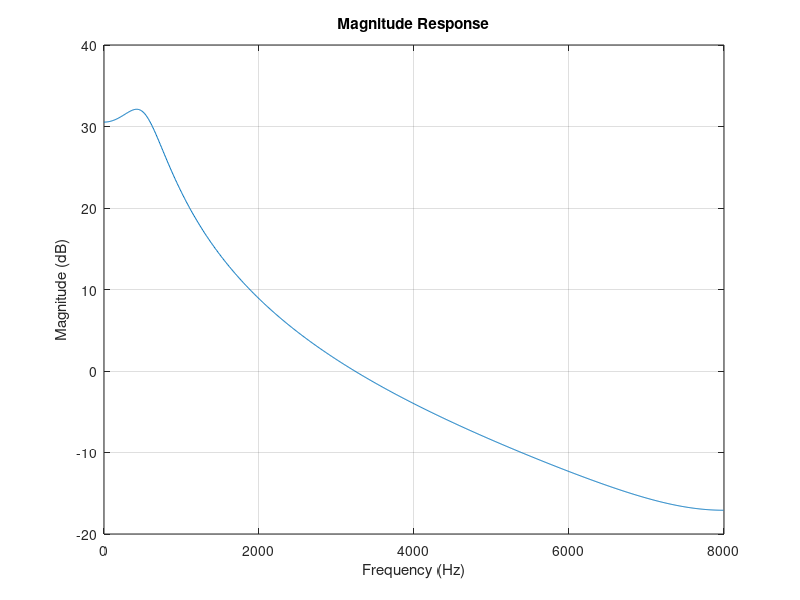

This chart was generated by the following MATLAB code:
% Define coefficients
Fs = 16000; % Sampling frequency in Hz
num = [1, 0.5];
den = [1, -1.8 * cos(pi/16), 0.81];

% Frequency response
N = 1024; % Number of points
[H, f] = freqz(num, den, N, Fs); % Compute the frequency response

% Plot magnitude response in dB
plot(f, 20*log10(abs(H)));
xlabel('Frequency (Hz)');
ylabel('Magnitude (dB)');
title('Magnitude Response');
grid on;

poles = roots(den); % Find the poles
polar_poles = abs(poles); % Magnitudes of the poles
angles_poles = angle(poles); % Angles of the poles in radians

% Plot pole zero map
figure;
% Find zeros and poles
zeros = roots(num);
poles = roots(den);


